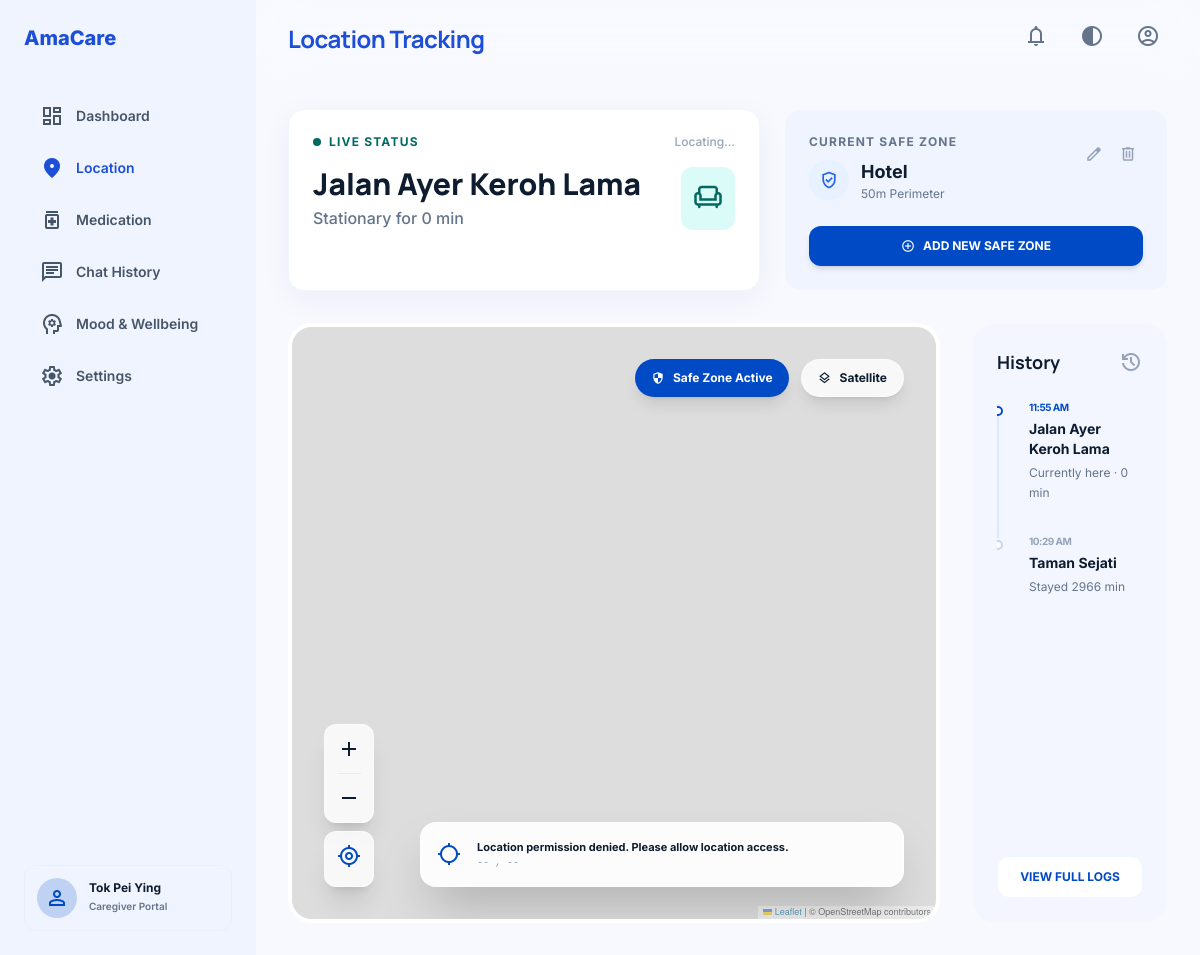
The page /location/ (signed in) on the database as committed earlier.
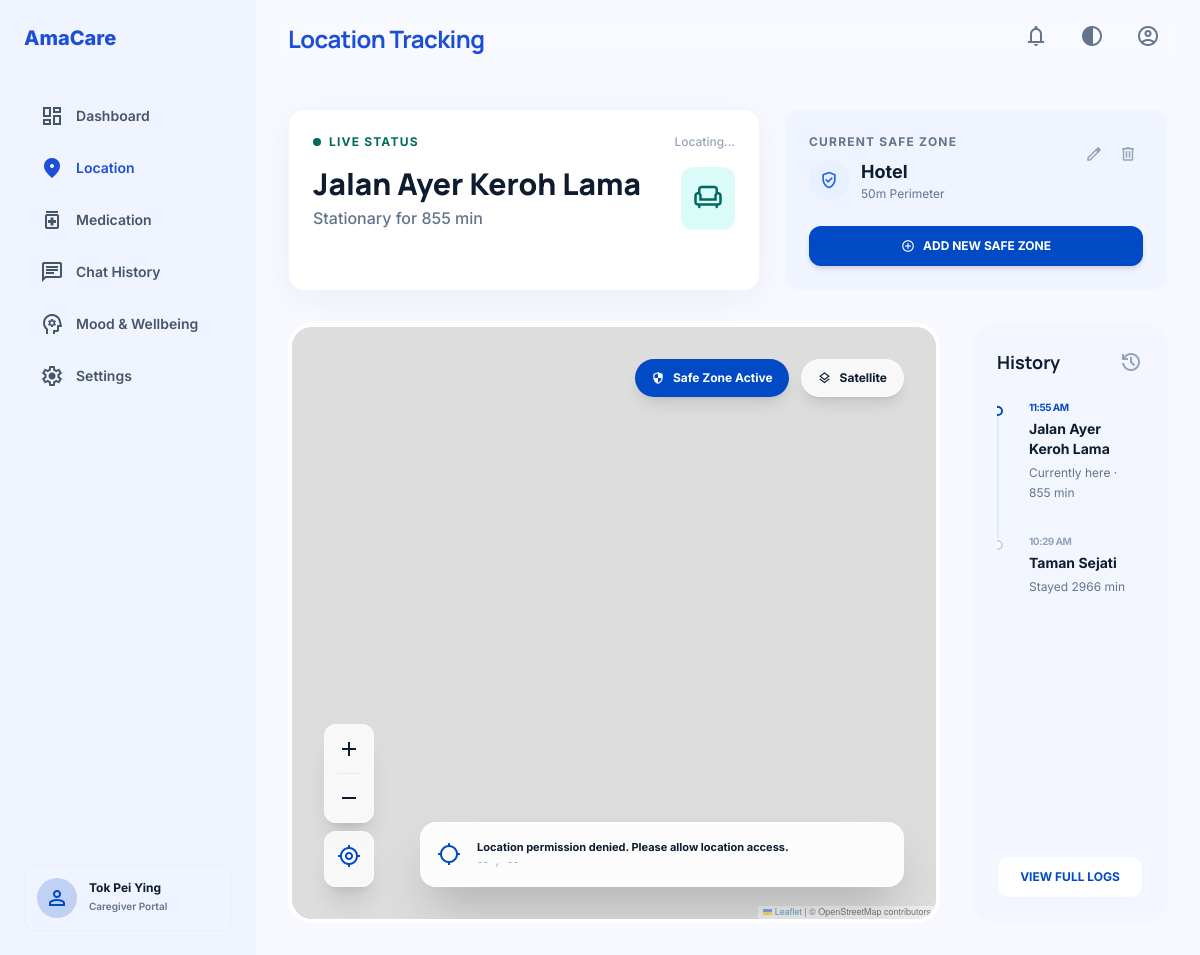
The same page on the database as committed later.
### dashboard/models.py (models this page shows, shortened)
class LocationLog(models.Model):
    patient = models.ForeignKey(Patient, on_delete=models.CASCADE, related_name='location_logs')
    latitude = models.DecimalField(max_digits=10, decimal_places=7)
    longitude = models.DecimalField(max_digits=10, decimal_places=7)
    place_name = models.CharField(max_length=200, default='Unknown Location')
    arrived_at = models.DateTimeField(default=timezone.now)
    last_seen_at = models.DateTimeField(default=timezone.now)
    is_current = models.BooleanField(default=True)
    class Meta:
        ordering = ['-arrived_at']
    def duration_minutes(self):
        delta = self.last_seen_at - self.arrived_at
        return int(delta.total_seconds() / 60)

### dashboard/views.py (the view)
# urls.py: path("location/", login_required(views.location), name="location"),
def location(request):
    patient, _ = Patient.objects.get_or_create(id=1, defaults={"name": "Arthur Clarke"})
    current_log = LocationLog.objects.filter(patient=patient, is_current=True).first()
    safe_zone = SafeZone.objects.filter(patient=patient).first()
    recent_logs = LocationLog.objects.filter(patient=patient).order_by('-arrived_at')[:10]
    context = {
        "patient": patient,
        "current_log": current_log,
        "safe_zone": safe_zone,
        "recent_logs": recent_logs,
    }
    return render(request, "location.html", context)

### dashboard/templates/location.html (shortened to what the changed rows need)
{% load static %}
<!DOCTYPE html>
<html class="light" lang="en">
<head>
    <script src="https://cdn.tailwindcss.com?plugins=forms,container-queries"></script>
    <link rel="stylesheet" href="https://unpkg.com/leaflet@1.9.4/dist/leaflet.css" />
    <script id="tailwind-config">
        tailwind.config = {
            darkMode: "class",
            theme: {
                extend: {
                    colors: {
                        "tertiary-container": "#bc4800",
                        "on-secondary": "#ffffff",
                        "inverse-on-surface": "#eaf1ff",
                        "on-primary-fixed": "#00174b",
                        "surface-tint": "#0053db",
                        "on-secondary-container": "#006f66",
                        "surface-dim": "#ccdbf3",
                        "on-secondary-fixed-variant": "#005049",
                        "tertiary-fixed-dim": "#ffb596",
                        "surface-container-high": "#dce9ff",
                        "surface-bright": "#f8f9ff",
                        "error-container": "#ffdad6",
                        "secondary-container": "#86f2e4",
                        "surface-container": "#e6eeff",
                        "on-error-container": "#93000a",
                        "surface-container-highest": "#d5e3fc",
                        "on-tertiary-fixed-variant": "#7d2d00",
                        "outline-variant": "#c3c6d7",
                        "on-secondary-fixed": "#00201d",
                        "secondary-fixed-dim": "#6bd8cb",
                        "surface-container-low": "#eff4ff",
                        "on-primary-fixed-variant": "#003ea8",
                        "outline": "#737686",
                        "tertiary-fixed": "#ffdbcd",
                        "on-error": "#ffffff",
                        "on-surface-variant": "#434655",
                        "on-tertiary": "#ffffff",
                        "primary-fixed": "#dbe1ff",
                        "on-primary-container": "#eeefff",
                        "on-tertiary-container": "#ffede6",
                        "on-background": "#0d1c2e",
                        "surface-container-lowest": "#ffffff",
                        "error": "#ba1a1a",
                        "tertiary": "#943700",
                        "primary-fixed-dim": "#b4c5ff",
                        "background": "#f8f9ff",
                        "on-primary": "#ffffff",
                        "primary-container": "#2563eb",
                        "surface": "#f8f9ff",
                        "on-surface": "#0d1c2e",
                        "inverse-surface": "#233144",
                        "secondary": "#006a61",
                        "inverse-primary": "#b4c5ff",
                        "surface-variant": "#d5e3fc",
                        "on-tertiary-fixed": "#360f00",
                        "primary": "#004ac6",
                        "secondary-fixed": "#89f5e7"
                    },
                    fontFamily: { "headline": ["Manrope"], "body": ["Inter"], "label": ["Inter"] },
                    borderRadius: { "DEFAULT": "0.25rem", "lg": "0.5rem", "xl": "0.75rem", "full": "9999px" },
                },
            },
        }
    </script>
</head>
<body class="bg-surface text-on-surface">
    <main class="md:ml-64 min-h-screen flex flex-col">
        <header class="bg-surface/70 backdrop-blur-xl sticky top-0 z-40 flex justify-between items-center w-full px-8 py-4 font-manrope text-sm font-medium">
            <div class="flex items-center gap-4">
                <h1 class="text-2xl font-bold tracking-tight text-blue-700">Location Tracking</h1>
            </div>
        </header>
        <div class="p-8 flex flex-col gap-8 flex-1">
            <section class="flex flex-col lg:flex-row gap-6">
                <div class="flex-1 bg-surface-container-lowest p-6 rounded-2xl shadow-[0_8px_32px_0_rgba(0,23,75,0.05)] border border-blue-50">
                    <div class="flex items-end justify-between">
                        <div>
                            <h3 class="text-3xl font-extrabold text-on-surface mb-1" id="current-place">
                                {% if current_log %}{{ current_log.place_name }}{% else %}Waiting for GPS...{% endif %}
                            </h3>
                            <p class="text-slate-500 font-medium" id="current-duration">
                                {% if current_log %}Stationary for {{ current_log.duration_minutes }} min{% else %}Location not yet available{% endif %}
                            </p>
                        </div>
                    </div>
                </div>
            </section>
            <section class="flex-1 grid grid-cols-1 lg:grid-cols-4 gap-8 min-h-[600px]">
                <aside class="bg-surface-container-low/50 rounded-3xl p-6 flex flex-col h-full border border-white/20">
                    <h2 class="text-lg font-bold text-on-surface mb-6 flex items-center justify-between">
                        History
                        <span class="material-symbols-outlined text-slate-400">history</span>
                    </h2>
                    <div class="flex-1 space-y-0 overflow-y-auto pr-2 custom-scrollbar" id="history-timeline">
                        {% if recent_logs %}
                            {% for log in recent_logs %}
                            <div class="relative pl-8 pb-8 group history-item" data-id="{{ log.id }}">
                                <div class="absolute left-0 top-1 w-0.5 h-full bg-blue-100 group-last:bg-transparent"></div>
                                <div class="absolute left-[-4px] top-1.5 w-2.5 h-2.5 rounded-full border-2 {% if log.is_current %}border-primary{% else %}border-slate-300{% endif %} bg-white z-10"></div>
                                <p class="text-[10px] font-bold {% if log.is_current %}text-primary{% else %}text-slate-400{% endif %} uppercase tracking-tighter mb-1">
                                    {{ log.arrived_at|date:"h:i A" }}
                                </p>
                                <h4 class="text-sm font-bold text-on-surface">{{ log.place_name }}</h4>
                                <p class="text-xs text-slate-500 mt-1 leading-relaxed">
                                    {% if log.is_current %}
                                        Currently here &middot; {{ log.duration_minutes }} min
                                    {% else %}
                                        Stayed {{ log.duration_minutes }} min
                                    {% endif %}
                                </p>
                            </div>
                            {% endfor %}
                        {% endif %}
                    </div>
                </aside>
            </section>
        </div>
    </main>
</body>
</html>

Rows that differ between the two databases and show on the page:
changed LocationLog "Jalan Ayer Keroh Lama": duration_minutes "0" → "855"
